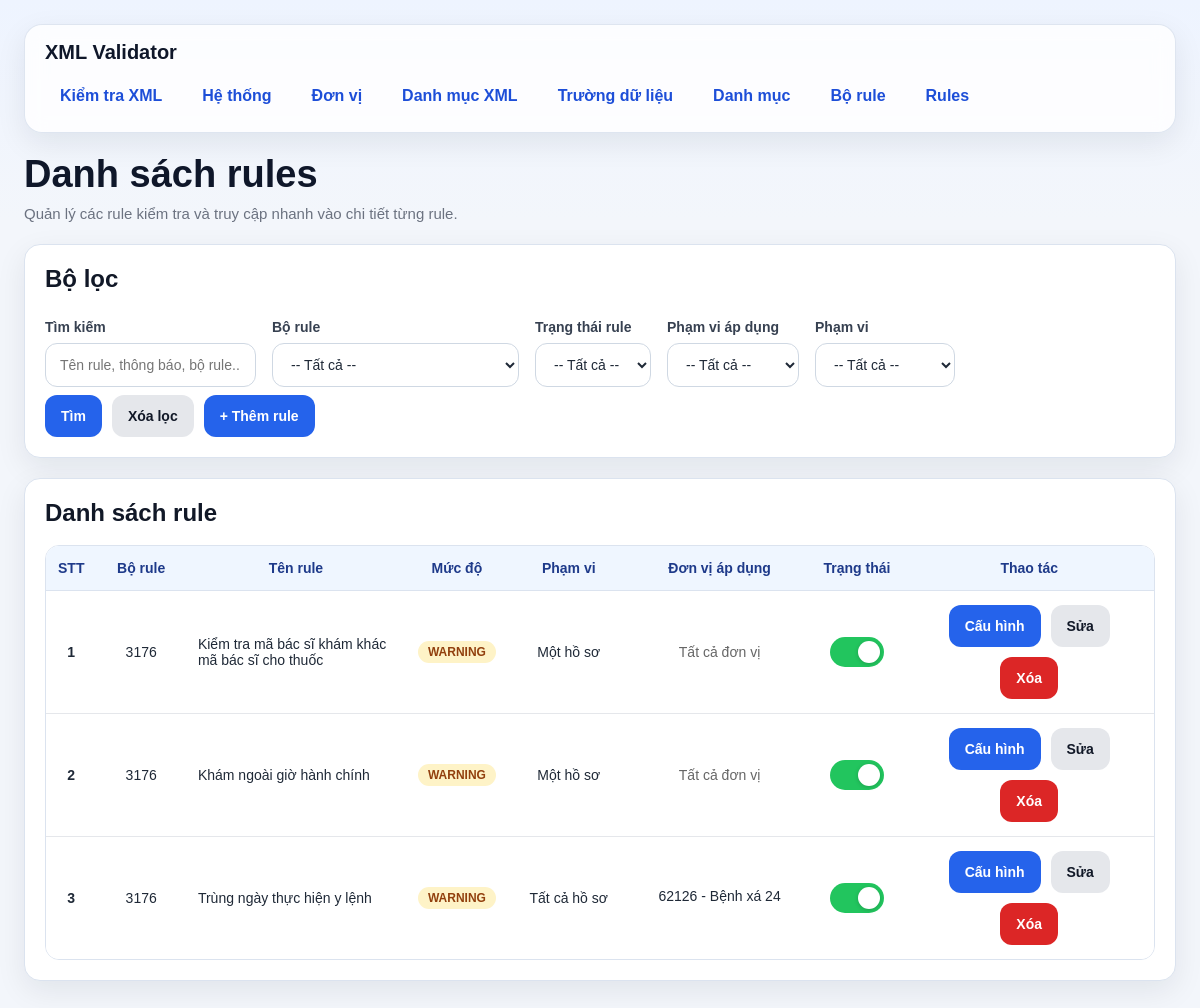
Before: /rules/ with the older database file.
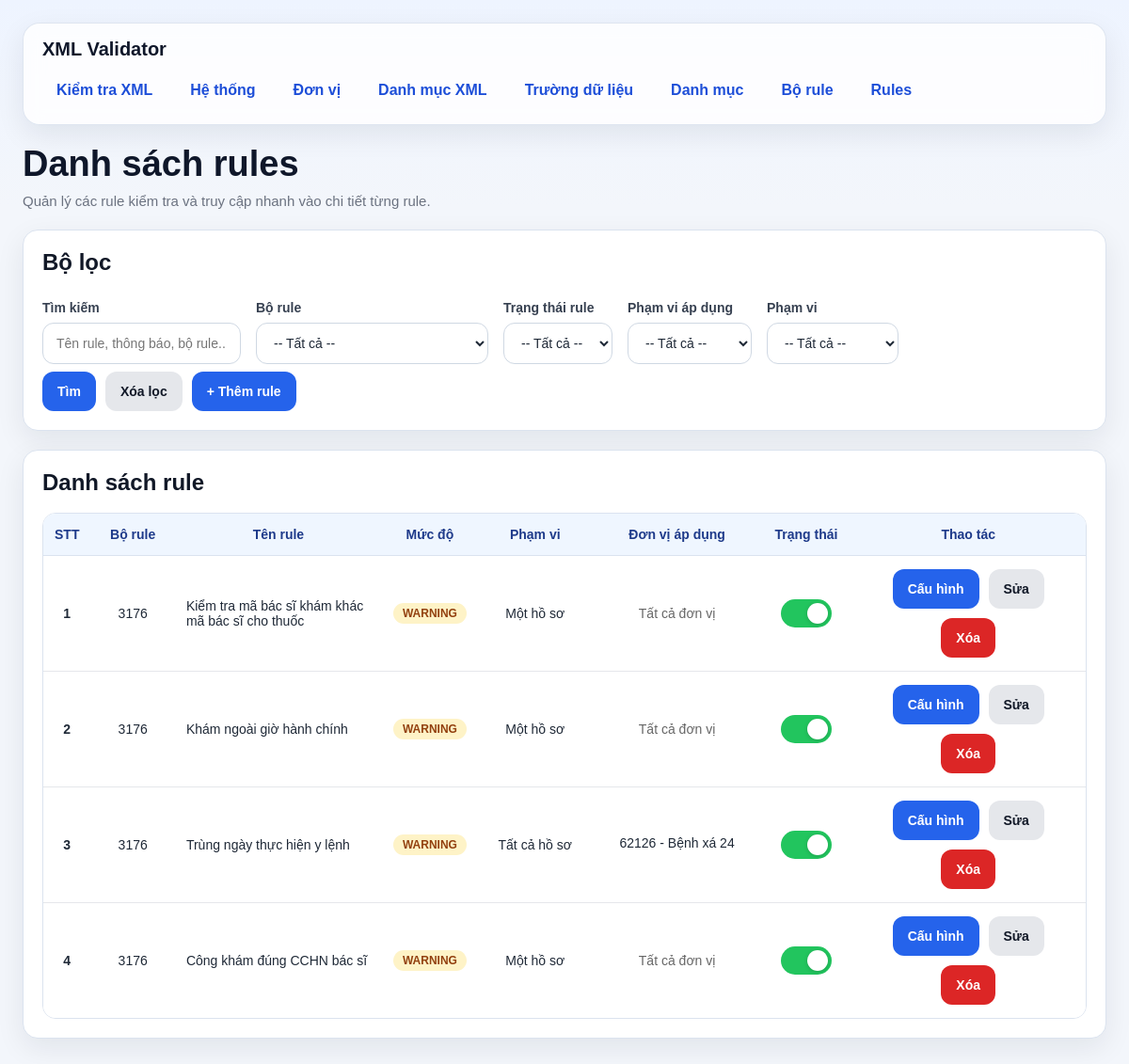
After: the same page with the newer database file.
### models/rule_model.py (models this page shows, shortened)
class Rule(db.Model):
    __tablename__ = "rule"
    id = db.Column(db.Integer, primary_key=True)
    bo_rule_id = db.Column(db.Integer, db.ForeignKey("bo_rule.id"), nullable=False)
    ten_rule = db.Column(db.String(255), nullable=False)
    thong_bao = db.Column(db.String(500), nullable=False)
    severity = db.Column(db.String(50), nullable=False, default="WARNING")
    is_active = db.Column(db.Boolean, nullable=False, default=True)
    apply_scope = db.Column(db.String(20), nullable=False, default="ALL")
    run_scope = db.Column(db.String(20), nullable=False, default="ONE_HOSO")
    bo_rule = db.relationship("BoRule", backref="rules")

class BoRule(db.Model):
    __tablename__ = "bo_rule"
    id = db.Column(db.Integer, primary_key=True)
    ma_bo_rule = db.Column(db.String(100), nullable=False, unique=True)
    ten_bo_rule = db.Column(db.String(255), nullable=False)
    mo_ta = db.Column(db.String(500), nullable=True)
    is_active = db.Column(db.Boolean, nullable=False, default=True)

### models/system_model.py (models this page shows, shortened)
class DonVi(db.Model):
    __tablename__ = "don_vi"
    id = db.Column(db.Integer, primary_key=True)
    ma_don_vi = db.Column(db.String(50), nullable=False, unique=True)
    ten_don_vi = db.Column(db.String(255), nullable=False)
    he_thong_id = db.Column(db.Integer, db.ForeignKey("he_thong.id"), nullable=False)
    api_username = db.Column(db.String(100))
    api_password = db.Column(db.String(100))
    api_base_url = db.Column(db.String(255))
    api_uuid = db.Column(db.Text)
    api_his_token = db.Column(db.Text)
    api_token_expire_at = db.Column(db.DateTime)
    api_jsessionid = db.Column(db.String(255))
    api_sessionid = db.Column(db.Text)
    he_thong = db.relationship("HeThong", backref="don_vis")

### routes/rule_routes.py (the view, shortened to what this page needs)
@rule_bp.route("/", methods=["GET"])
def list_rules():
    keyword = (request.args.get("keyword") or "").strip()
    status = (request.args.get("status") or "").strip()
    bo_rule_id = (request.args.get("bo_rule_id") or "").strip()
    apply_scope = (request.args.get("apply_scope") or "").strip().upper()
    don_vi_id = (request.args.get("don_vi_id") or "").strip()
    run_scope = (request.args.get("run_scope") or "").strip()
    query = Rule.query.join(BoRule)
    if run_scope:
        query = query.filter(Rule.run_scope == run_scope)
    if status == "active":
        query = query.filter(Rule.is_active.is_(True))
    elif status == "inactive":
        query = query.filter(Rule.is_active.is_(False))
    if bo_rule_id:
        query = query.filter(Rule.bo_rule_id == int(bo_rule_id))
    if apply_scope in ["ALL", "UNIT"]:
        query = query.filter(Rule.apply_scope == apply_scope)
    if don_vi_id:
        query = query.join(RuleUnit, RuleUnit.rule_id == Rule.id).filter(RuleUnit.don_vi_id == int(don_vi_id))
    rules = query.order_by(Rule.id.asc()).all()
    bo_rules = BoRule.query.order_by(BoRule.id.asc()).all()
    units = DonVi.query.order_by(DonVi.id.asc()).all()
    rule_unit_map = {}
    for rule in rules:
        rule_unit_map[rule.id] = [ru.don_vi for ru in getattr(rule, "rule_units", []) if ru.don_vi]
    return render_template(
        "rules.html",
        rules=rules,
        keyword=keyword,
        status=status,
        bo_rule_id=bo_rule_id,
        bo_rules=bo_rules,
        apply_scope=apply_scope,
        don_vi_id=don_vi_id,
        units=units,
        rule_unit_map=rule_unit_map
    )

### templates/rules.html (shortened to what this page needs)
{% extends "base.html" %}
{% block content %}
<div class="page-header">
    <h1 class="page-title">Danh sách rules</h1>
    <div class="page-subtitle">Quản lý các rule kiểm tra và truy cập nhanh vào chi tiết từng rule.</div>
</div>
<div class="card">
    <h2 class="card-title">Bộ lọc</h2>
    <form method="GET">
        <div class="grid">
            <div class="col-4">
                <label>Tìm kiếm</label>
                <input type="text" name="keyword" value="{{ keyword }}" placeholder="Tên rule, thông báo, bộ rule...">
            </div>
            <div class="col-4">
                <label>Bộ rule</label>
                <select name="bo_rule_id">
                    <option value="">-- Tất cả --</option>
                </select>
            </div>
            <div class="col-4">
                <label>Trạng thái rule</label>
                <select name="status">
                    <option value="">-- Tất cả --</option>
                </select>
            </div>
            <div class="col-4">
                <label>Phạm vi áp dụng</label>
                <select name="apply_scope" id="filter_apply_scope">
                    <option value="">-- Tất cả --</option>
                </select>
            </div>
            <div class="col-4">
                <label>Phạm vi</label>
                <select name="run_scope">
                    <option value="">-- Tất cả --</option>
                </select>
            </div>
        </div>
        <div class="actions">
            <button class="btn btn-primary" type="submit">Tìm</button>
            <a href="/rules" class="btn btn-secondary">Xóa lọc</a>
            <a href="/rules/create" class="btn btn-primary">+ Thêm rule</a>
        </div>
    </form>
</div>
<div class="card">
    <h2 class="card-title">Danh sách rule</h2>
    {% if rules %}
        <div class="table-wrap">
            <table>
                <thead>
                    <tr>
                        <th style="width: 50px;">STT</th>
                        <th style="width: 100px;">Bộ rule</th>
                        <th style="min-width: 220px;">Tên rule</th>
                        <th style="width: 100px;">Mức độ</th>
                        <th style="width: 140px;">Phạm vi</th>
                        <th style="min-width: 180px;">Đơn vị áp dụng</th>
                        <th style="width: 100px;">Trạng thái</th>
                        <th style="width: 300px;">Thao tác</th>
                    </tr>
                </thead>
                <tbody>
                    {% for r in rules %}
                    <tr>
                        <td><strong>{{ loop.index }}</strong></td>
                        <td>{{ r.bo_rule.ma_bo_rule }}</td>
                        <td style="text-align:left">{{ r.ten_rule }}</td>
                        <td>
                            {% if r.severity == 'ERROR' %}
                                <span class="badge badge-error">{{ r.severity }}</span>
                            {% else %}
                                <span class="badge badge-warning">{{ r.severity }}</span>
                            {% endif %}
                        </td>
                        <td>
                            {% if r.run_scope == 'ALL_HOSO' %}
                                <span">Tất cả hồ sơ</span>
                            {% else %}
                                <span>Một hồ sơ</span>
                            {% endif %}
                        </td>
                        <td>
                            {% set applied_units = rule_unit_map.get(r.id, []) %}
                            {% if r.apply_scope == 'ALL' %}
                                <span style="color: #666;">Tất cả đơn vị</span>
                            {% elif applied_units %}
                                <div class="unit-list">
                                    {% for u in applied_units %}
                                        <div>{{ u.ma_don_vi }} - {{ u.ten_don_vi }}</div>
                                    {% endfor %}
                                </div>
                            {% else %}
                                <span style="color: #999;">Chưa gán đơn vị</span>
                            {% endif %}
                        </td>
                        <td>
                            <form class="status-toggle-form" method="POST" action="/rules/{{ r.id }}/toggle-status">
                                <label class="status-switch" title="{% if r.is_active %}Đang bật{% else %}Đang tắt{% endif %}">
                                    <span class="status-slider"></span>
                                </label>
                            </form>
                        </td>
                        <td>
                            <div class="actions actions-center" style="margin-top:0px">
                                <a class="btn btn-primary" href="/rules/{{ r.id }}/details">Cấu hình</a>
                                <a class="btn btn-secondary" href="/rules/{{ r.id }}/edit">Sửa</a>
                                <form class="inline" method="POST" action="/rules/{{ r.id }}/delete" onsubmit="return confirm('Xóa rule này?');">
                                    <button class="btn btn-danger" type="submit">Xóa</button>
                                </form>
                            </div>
                        </td>
                    </tr>
                    {% endfor %}
                </tbody>
            </table>
        </div>
    {% else %}
        <div class="empty-state">Chưa có dữ liệu rule.</div>
    {% endif %}
</div>
{% endblock %}

### templates/base.html (shortened to what this page needs)
<!DOCTYPE html>
<html lang="vi">
<head>
</head>
<body>
    <div class="page-shell">
        <div class="topbar">
            <div class="topbar-title">XML Validator</div>
            <nav>
                <a href="/">Kiểm tra XML</a>
                <a href="/systems">Hệ thống</a>
                <a href="/units">Đơn vị</a>
                <a href="/xmls">Danh mục XML</a>
                <a href="/fields">Trường dữ liệu</a>
                <a href="/categories">Danh mục</a>
                <a href="/rule-sets">Bộ rule</a>
                <a href="/rules">Rules</a>
            </nav>
        </div>
        <div class="container">
            {% block content %}{% endblock %}
        </div>
    </div>
</body>
</html>

### templates/base.html (style rules this page uses)
* { box-sizing: border-box; }
:root { --bg: #f3f6fb; --card: #ffffff; --card-soft: #f8fafc; --border: #dbe3ef; --text: #1f2937; --muted: #6b7280; --primary: #2563eb; --primary-hover: #1d4ed8; --danger: #dc2626; --danger-hover: #b91c1c; --success-bg: #dcfce7; --success-text: #166534; --warning-bg: #fef3c7; --warning-text: #92400e; --error-bg: #fee2e2; --error-text: #991b1b; --shadow: 0 10px 30px rgba(15, 23, 42, 0.08); --radius: 16px; }
body { margin: 0; font-family: Arial, Helvetica, sans-serif; background: linear-gradient(180deg, #eef4ff 0%, var(--bg) 220px); color: var(--text); }
.page-shell { max-width: 1280px; margin: 0 auto; padding: 24px; }
.topbar { background: rgba(255, 255, 255, 0.82); border: 1px solid rgba(219, 227, 239, 0.9); backdrop-filter: blur(10px); border-radius: 18px; box-shadow: var(--shadow); padding: 16px 20px; margin-bottom: 20px; }
.topbar-title { margin: 0 0 12px 0; font-size: 20px; font-weight: 700; color: #0f172a; }
nav { display: flex; flex-wrap: wrap; gap: 10px; }
nav a { text-decoration: none; color: #1d4ed8; font-weight: 600; padding: 10px 14px; border-radius: 10px; transition: 0.2s ease; border: 1px solid transparent; background: transparent; }
.container { background: transparent; }
.page-header { margin-bottom: 22px; }
.page-title { margin: 0; font-size: 38px; line-height: 1.15; color: #0f172a; }
.page-subtitle { margin-top: 8px; color: var(--muted); font-size: 15px; }
.card { background: var(--card); border: 1px solid var(--border); border-radius: var(--radius); box-shadow: var(--shadow); padding: 20px; margin-bottom: 20px; }
.card-title { margin: 0 0 18px 0; font-size: 24px; font-weight: 700; color: #111827; }
.grid { display: flex; grid-template-columns: repeat(12, 1fr); gap: 16px; }
.col-4 { grid-column: span 4; }
label { display: block; font-size: 14px; font-weight: 700; margin-bottom: 8px; margin-top: 8px; color: #374151; }
input[type="text"], input[type="date"], input[type="file"], input[type="password"], input[type="number"], select, textarea { width: 100%; min-height: 44px; border: 1px solid #cfd8e3; border-radius: 12px; padding: 10px 14px; font-size: 14px; background: #fff; color: var(--text); outline: none; transition: border-color 0.2s, box-shadow 0.2s; }
.actions { display: flex; flex-wrap: wrap; gap: 10px; margin-top: 8px; }
.actions-center { justify-content: center; }
.btn, button { border: none; min-height: 42px; padding: 10px 16px; border-radius: 12px; cursor: pointer; font-weight: 700; font-size: 14px; text-decoration: none; display: inline-flex; align-items: center; justify-content: center; transition: 0.2s ease; }
.btn-primary { background: var(--primary); color: white; }
.btn-secondary { background: #e5e7eb; color: #111827; }
.btn-danger { background: var(--danger); color: white; }
.badge { display: inline-flex; align-items: center; justify-content: center; border-radius: 999px; padding: 5px 10px; font-size: 12px; font-weight: 700; line-height: 1; white-space: nowrap; }
.badge-warning { background: var(--warning-bg); color: var(--warning-text); }
.table-wrap { overflow-x: auto; border: 1px solid var(--border); border-radius: 14px; }
table { width: 100%; border-collapse: collapse; background: white; }
th { background: #eff6ff; color: #1e3a8a; font-size: 14px; font-weight: 700; text-align: center; padding: 14px 12px; border-bottom: 1px solid var(--border); }
td { padding: 14px 12px; border-bottom: 1px solid #e5e7eb; vertical-align: middle; font-size: 14px; text-align: center; }
tbody tr:last-child td { border-bottom: none; }
.inline { display: inline; }

### templates/rules.html (style rules this page uses)
.status-toggle-form { margin: 0; }
.status-switch { position: relative; display: inline-block; width: 54px; height: 30px; vertical-align: middle; }
.status-slider { position: absolute; inset: 0; cursor: pointer; background: #d1d5db; border-radius: 999px; transition: 0.2s ease; }
.status-slider:before { content: ""; position: absolute; width: 22px; height: 22px; left: 4px; top: 4px; background: #fff; border-radius: 50%; transition: 0.2s ease; box-shadow: 0 1px 4px rgba(0,0,0,0.18); }
.status-switch input:checked + .status-slider { background: #22c55e; }
.status-switch input:checked + .status-slider:before { transform: translateX(24px); }
.unit-list div { margin-bottom: 4px; }

Changed rows visible on the page:
added Rule: bo_rule.ma_bo_rule "3176", ten_rule "Công khám đúng CCHN bác sĩ", severity "WARNING", run_scope "Một hồ sơ", apply_scope "Tất cả đơn vị"
